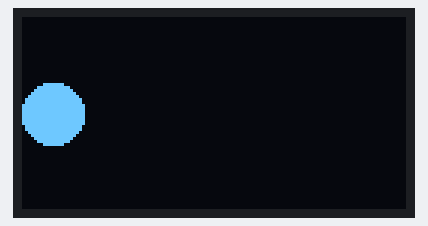
A sketch run on a simulated Arduino Uno, built with avr-gcc and run on an emulated ATmega328P. Shown: 128×64 one-colour display.

Above: at 0.1 s.

The sketch:

tmp.ino
```cpp
#include <SPI.h>
#include <Wire.h>
#include <Adafruit_GFX.h>
#include <Adafruit_SSD1306.h>

#define SCREEN_WIDTH 128 // OLED display width, in pixels
#define SCREEN_HEIGHT 64 // OLED display height, in pixels

// Declaration for an SSD1306 display connected to I2C (SDA, SCL pins)
#define OLED_RESET     4 // Reset pin # (or -1 if sharing Arduino reset pin)
Adafruit_SSD1306 display(SCREEN_WIDTH, SCREEN_HEIGHT, &Wire, OLED_RESET);

#define NUMFLAKES     10 // Number of snowflakes in the animation example


void setup() {
  Serial.begin(9600);

  // SSD1306_SWITCHCAPVCC = generate display voltage from 3.3V internally
  if(!display.begin(SSD1306_SWITCHCAPVCC, 0x3C)) { // Address 0x3C for 128x64
    while(1){
        Serial.println(F("SSD1306 allocation failed"));
        delay(500);
      }
  }
}

void loop() {

  display.clearDisplay();
  /*
  display.setTextSize(2); // Draw 2X-scale text
  display.setTextColor(WHITE);
  display.setCursor(10, 0);
  display.println(F("scroll"));
  display.display();      // Show initial text
  delay(100);
  */
  // Scroll in various directions, pausing in-between:
  display.fillCircle(10, display.height() / 2, 10, WHITE);
  display.display();

/*  display.startscrollright(0x00, 0x0F);
  delay(2000);
  display.stopscroll();
  delay(1000);
  display.startscrollleft(0x00, 0x0F);
  delay(2000);
  display.stopscroll();
  delay(1000);
  display.startscrolldiagright(0x00, 0x07);
  delay(2000);
  display.startscrolldiagleft(0x00, 0x07);
  delay(2000);
  display.stopscroll();
  delay(1000);*/

}
```
